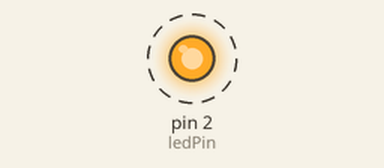
This sketch was run on a simulated Arduino Uno, built with avr-gcc and run on an emulated ATmega328P. Parts: output pins drawn as LEDs (lit = HIGH). Dashed ring = blinking. What the sketch prints to the serial monitor is not drawn.

Above: at 0.5 s.
Timing chart, 0 to 4.6 s (numbered marks = the images above):
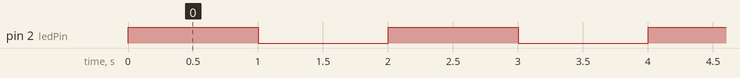

The sketch:

z_basico_led_onboard_piscando.ino
```cpp
const int buttonPin = 13;  // the number of the pushbutton pin

const int ledPin = 2;    // the number of the LED pin
const int releA = 12;
const int releB = 27;

// variables will change:
int buttonState = 0;  // variable for reading the pushbutton status

void setup() {
  // initialize the LED pin as an output:
  pinMode(ledPin, OUTPUT);


  Serial.begin(115200);
  Serial.println("Iniciando");
}

void loop() {
  // read the state of the pushbutton value:
    digitalWrite(ledPin, HIGH);

    delay(1000);
    digitalWrite(ledPin, LOW);
    delay(1000);


    Serial.println("pisca!");

}
```

Measured:
- by itself, pin 2 (ledPin): alternates HIGH for 1.0 s and LOW for 1.0 s
